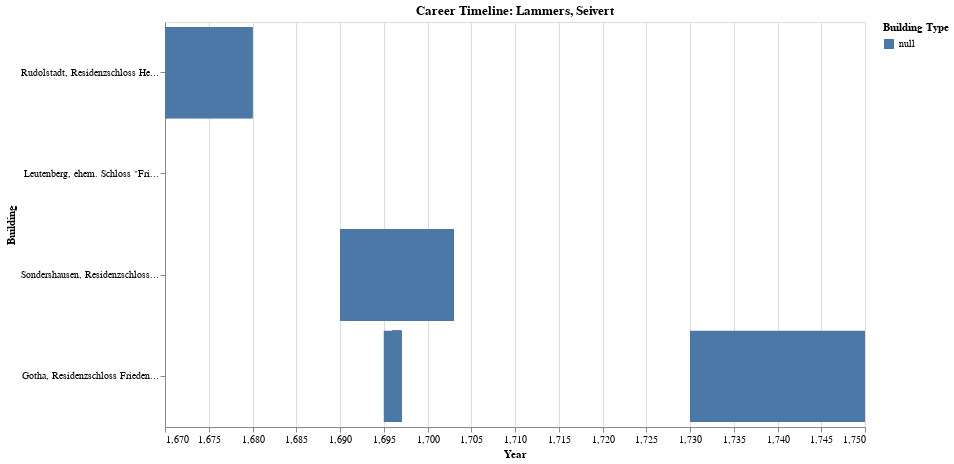
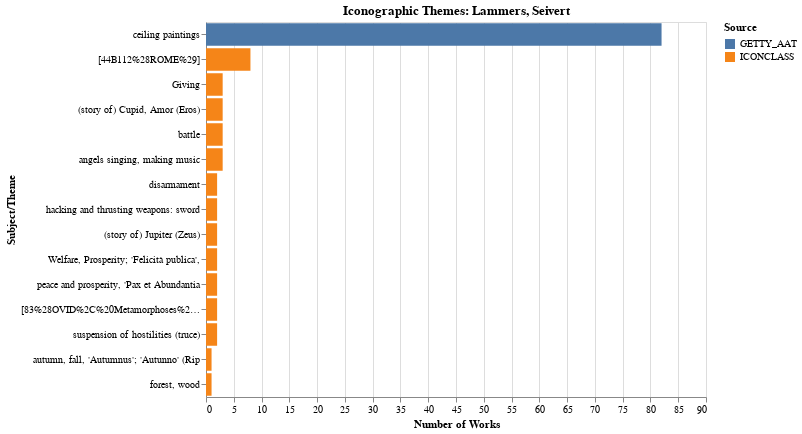

Here is the notebook cell these charts were saved with, in order:
### Code cell
# =============================================================================
# Explore Another Painter (Change name here!)
# =============================================================================

# 👇 CHANGE THIS NAME to explore a different painter
EXPLORE_PAINTER = PAINTER_LIST[1] if len(PAINTER_LIST) > 1 else PAINTER_LIST[0] if PAINTER_LIST else None

if EXPLORE_PAINTER:
    works = generate_painter_cv(EXPLORE_PAINTER)
    print("\n")
    visualize_painter_timeline(EXPLORE_PAINTER)
    visualize_painter_subjects(EXPLORE_PAINTER)

### Figure 1 — Vega-Lite specification as saved in the notebook (floating-point values rounded to 4 significant figures)
{"config": {"view": {"continuousWidth": 300, "continuousHeight": 300}}, "data": {"name": "data-3f573a20452ed50c7c5567b9c7a7fde4"}, "mark": {"type": "bar"}, "encoding": {"color": {"field": "building_function", "title": "Building Type", "type": "nominal"}, "tooltip": [{"field": "label", "type": "nominal"}, {"field": "building_name", "type": "nominal"}, {"field": "building_function", "type": "quantitative"}, {"field": "location_state", "type": "nominal"}, {"field": "year_start", "type": "quantitative"}, {"field": "year_end", "type": "quantitative"}], "x": {"field": "year_start", "scale": {"zero": false}, "title": "Year", "type": "quantitative"}, "x2": {"field": "year_end"}, "y": {"field": "building_short", "sort": {"field": "year_start"}, "title": "Building", "type": "nominal"}}, "height": 405, "title": "Career Timeline: Lammers, Seivert", "width": 700, "$schema": "https://vega.github.io/schema/vega-lite/v6.1.0.json", "datasets": {"data-3f573a20452ed50c7c5567b9c7a7fde4": [{"label": "Joseph und das Weib des Potiphar", "year_start": 1670, "year_end": 1680, "building_name": "Rudolstadt, Residenzschloss Heidecksburg", "building_function": null, "location_state": "Thüringen", "duration": 11, "building_short": "Rudolstadt, Residenzschloss He..."}, {"label": "Joseph wird vom Pharao erhoben", "year_start": 1670, "year_end": 1680, "building_name": "Rudolstadt, Residenzschloss Heidecksburg", "building_function": null, "location_state": "Thüringen", "duration": 11, "building_short": "Rudolstadt, Residenzschloss He..."}, {"label": "Joseph deutet den Traum des Mundschenks und den Traum des Bäckers", "year_start": 1670, "year_end": 1680, "building_name": "Rudolstadt, Residenzschloss Heidecksburg", "building_function": null, "location_state": "Thüringen", "duration": 11, "building_short": "Rudolstadt, Residenzschloss He..."}, {"label": "Die Wandmalerei des Fürstenzimmers", "year_start": 1688, "year_end": 1688, "building_name": "Leutenberg, ehem. Schloss \"Friedensburg\"", "building_function": null, "location_state": "Thüringen", "duration": 1, "building_short": "Leutenberg, ehem. Schloss \"Fri..."}, {"label": "Die Malerei in der Voute - Ermordung Caesars", "year_start": 1690, "year_end": 1703, "building_name": "Sondershausen, Residenzschloss", "building_function": null, "location_state": "Thüringen", "duration": 14, "building_short": "Sondershausen, Residenzschloss..."}, {"label": "Tiberius", "year_start": 1690, "year_end": 1703, "building_name": "Sondershausen, Residenzschloss", "building_function": null, "location_state": "Thüringen", "duration": 14, "building_short": "Sondershausen, Residenzschloss..."}, {"label": "Die Malerei in der Voute - Achilles und Cygnus", "year_start": 1690, "year_end": 1703, "building_name": "Sondershausen, Residenzschloss", "building_function": null, "location_state": "Thüringen", "duration": 14, "building_short": "Sondershausen, Residenzschloss..."}, {"label": "Otho", "year_start": 1690, "year_end": 1703, "building_name": "Sondershausen, Residenzschloss", "building_function": null, "location_state": "Thüringen", "duration": 14, "building_short": "Sondershausen, Residenzschloss..."}, {"label": "Die Malerei in der Voute - Thetis bei Vulkan", "year_start": 1690, "year_end": 1703, "building_name": "Sondershausen, Residenzschloss", "building_function": null, "location_state": "Thüringen", "duration": 14, "building_short": "Sondershausen, Residenzschloss..."}, {"label": "Die Bilder in den Kassetten - Apoll und Cyparissus", "year_start": 1690, "year_end": 1703, "building_name": "Sondershausen, Residenzschloss", "building_function": null, "location_state": "Thüringen", "duration": 14, "building_short": "Sondershausen, Residenzschloss..."}, {"label": "Die Bilder in den Kassetten - Apoll tötet Python", "year_start": 1690, "year_end": 1703, "building_name": "Sondershausen, Residenzschloss", "building_function": null, "location_state": "Thüringen", "duration": 14, "building_short": "Sondershausen, Residenzschloss..."}, {"label": "Die Malerei in der Voute - Minos und Scylla", "year_start": 1690, "year_end": 1703, "building_name": "Sondershausen, Residenzschloss", "building_function": null, "location_state": "Thüringen", "duration": 14, "building_short": "Sondershausen, Residenzschloss..."}, {"label": "Die Bilder in den Kassetten - Cephalus und Procris", "year_start": 1690, "year_end": 1703, "building_name": "Sondershausen, Residenzschloss", "building_function": null, "location_state": "Thüringen", "duration": 14, "building_short": "Sondershausen, Residenzschloss..."}, {"label": "Die Bildern in den Kassetten - Meleager und Atalante auf der Jagd", "year_start": 1690, "year_end": 1703, "building_name": "Sondershausen, Residenzschloss", "building_function": null, "location_state": "Thüringen", "duration": 14, "building_short": "Sondershausen, Residenzschloss..."}, {"label": "Die Malerei in der Voute - Das Eiserne Zeitalter", "year_start": 1690, "year_end": 1703, "building_name": "Sondershausen, Residenzschloss", "building_function": null, "location_state": "Thüringen", "duration": 14, "building_short": "Sondershausen, Residenzschloss..."}, {"label": "Die Bilder in den Kassetten - Tod der Procris", "year_start": 1690, "year_end": 1703, "building_name": "Sondershausen, Residenzschloss", "building_function": null, "location_state": "Thüringen", "duration": 14, "building_short": "Sondershausen, Residenzschloss..."}, {"label": "Die Malerei in der Voute - Herkules bei Omphale", "year_start": 1690, "year_end": 1703, "building_name": "Sondershausen, Residenzschloss", "building_function": null, "location_state": "Thüringen", "duration": 14, "building_short": "Sondershausen, Residenzschloss..."}, {"label": "Die Malerei in der Voute - Apoll tötet Achilles", "year_start": 1690, "year_end": 1703, "building_name": "Sondershausen, Residenzschloss", "building_function": null, "location_state": "Thüringen", "duration": 14, "building_short": "Sondershausen, Residenzschloss..."}, {"label": "Die Bildern in den Kassetten - Meleager und Atalante (Trophäe)", "year_start": 1690, "year_end": 1703, "building_name": "Sondershausen, Residenzschloss", "building_function": null, "location_state": "Thüringen", "duration": 14, "building_short": "Sondershausen, Residenzschloss..."}, {"label": "Die Bilder in den Kassetten - Aurora und Jupiter", "year_start": 1690, "year_end": 1703, "building_name": "Sondershausen, Residenzschloss", "building_function": null, "location_state": "Thüringen", "duration": 14, "building_short": "Sondershausen, Residenzschloss..."}, {"label": "Die Malerei in der Voute - Nessus raubt Deianira", "year_start": 1690, "year_end": 1703, "building_name": "Sondershausen, Residenzschloss", "building_function": null, "location_state": "Thüringen", "duration": 14, "building_short": "Sondershausen, Residenzschloss..."}, {"label": "Claudius", "year_start": 1690, "year_end": 1703, "building_name": "Sondershausen, Residenzschloss", "building_function": null, "location_state": "Thüringen", "duration": 14, "building_short": "Sondershausen, Residenzschloss..."}, {"label": "Caligula", "year_start": 1690, "year_end": 1703, "building_name": "Sondershausen, Residenzschloss", "building_function": null, "location_state": "Thüringen", "duration": 14, "building_short": "Sondershausen, Residenzschloss..."}, {"label": "Die Malerei in der Voute - Vulkan überrascht Mars und Venus", "year_start": 1690, "year_end": 1703, "building_name": "Sondershausen, Residenzschloss", "building_function": null, "location_state": "Thüringen", "duration": 14, "building_short": "Sondershausen, Residenzschloss..."}, {"label": "Galba", "year_start": 1690, "year_end": 1703, "building_name": "Sondershausen, Residenzschloss", "building_function": null, "location_state": "Thüringen", "duration": 14, "building_short": "Sondershausen, Residenzschloss..."}, {"label": "Domitian", "year_start": 1690, "year_end": 1703, "building_name": "Sondershausen, Residenzschloss", "building_function": null, "location_state": "Thüringen", "duration": 14, "building_short": "Sondershausen, Residenzschloss..."}, {"label": "Nero", "year_start": 1690, "year_end": 1703, "building_name": "Sondershausen, Residenzschloss", "building_function": null, "location_state": "Thüringen", "duration": 14, "building_short": "Sondershausen, Residenzschloss..."}, {"label": "Die Bilder in den Kassetten - Apoll und Marsyas", "year_start": 1690, "year_end": 1703, "building_name": "Sondershausen, Residenzschloss", "building_function": null, "location_state": "Thüringen", "duration": 14, "building_short": "Sondershausen, Residenzschloss..."}, {"label": "Die Bilder in den Kassetten - Apoll und Daphne", "year_start": 1690, "year_end": 1703, "building_name": "Sondershausen, Residenzschloss", "building_function": null, "location_state": "Thüringen", "duration": 14, "building_short": "Sondershausen, Residenzschloss..."}, {"label": "Die Bilder in den Kassetten - Perseus tötet Medusa", "year_start": 1690, "year_end": 1703, "building_name": "Sondershausen, Residenzschloss", "building_function": null, "location_state": "Thüringen", "duration": 14, "building_short": "Sondershausen, Residenzschloss..."}, {"label": "Titus", "year_start": 1690, "year_end": 1703, "building_name": "Sondershausen, Residenzschloss", "building_function": null, "location_state": "Thüringen", "duration": 14, "building_short": "Sondershausen, Residenzschloss..."}, {"label": "Die Bilder in den Kassetten - Aesacus und Hesperie", "year_start": 1690, "year_end": 1703, "building_name": "Sondershausen, Residenzschloss", "building_function": null, "location_state": "Thüringen", "duration": 14, "building_short": "Sondershausen, Residenzschloss..."}, {"label": "Die Decke und der Fenstersturz im Porzellankabinett", "year_start": 1695, "year_end": 1696, "building_name": "Gotha, Residenzschloss Friedenstein", "building_function": null, "location_state": "Thüringen", "duration": 2, "building_short": "Gotha, Residenzschloss Frieden..."}, {"label": "Allegorie auf die Bändigung des Streits", "year_start": 1696, "year_end": 1697, "building_name": "Gotha, Residenzschloss Friedenstein", "building_function": null, "location_state": "Thüringen", "duration": 2, "building_short": "Gotha, Residenzschloss Frieden..."}, {"label": "Die Lobpreisung Gottes", "year_start": 1696, "year_end": 1697, "building_name": "Gotha, Residenzschloss Friedenstein", "building_function": null, "location_state": "Thüringen", "duration": 2, "building_short": "Gotha, Residenzschloss Frieden..."}, {"label": "Personifikation der Bändigung des Krieges", "year_start": 1696, "year_end": 1697, "building_name": "Gotha, Residenzschloss Friedenstein", "building_function": null, "location_state": "Thüringen", "duration": 2, "building_short": "Gotha, Residenzschloss Frieden..."}, {"label": "Vier Allegorien", "year_start": 1696, "year_end": 1697, "building_name": "Gotha, Residenzschloss Friedenstein", "building_function": null, "location_state": "Thüringen", "duration": 2, "building_short": "Gotha, Residenzschloss Frieden..."}, {"label": "Allegorie auf die gute Regierung Friedrichs II. von Sachsen-Gotha-Altenburg", "year_start": 1696, "year_end": 1697, "building_name": "Gotha, Residenzschloss Friedenstein", "building_function": null, "location_state": "Thüringen", "duration": 2, "building_short": "Gotha, Residenzschloss Frieden..."}, {"label": "Personifikation des Friedens", "year_start": 1696, "year_end": 1697, "building_name": "Gotha, Residenzschloss Friedenstein", "building_function": null, "location_state": "Thüringen", "duration": 2, "building_short": "Gotha, Residenzschloss Frieden..."}, {"label": "Allegorie auf die friedensbringende Herrschaft des Hauses Sachsen-Gotha-Altenburg", "year_start": 1696, "year_end": 1697, "building_name": "Gotha, Residenzschloss Friedenstein", "building_function": null, "location_state": "Thüringen", "duration": 2, "building_short": "Gotha, Residenzschloss Frieden..."}, {"label": "Die vier Evangelisten", "year_start": 1696, "year_end": 1697, "building_name": "Gotha, Residenzschloss Friedenstein", "building_function": null, "location_state": "Thüringen", "duration": 2, "building_short": "Gotha, Residenzschloss Frieden..."}, {"label": "Die 24 Ältesten vor dem Thron Gottes", "year_start": 1696, "year_end": 1697, "building_name": "Gotha, Residenzschloss Friedenstein", "building_function": null, "location_state": "Thüringen", "duration": 2, "building_short": "Gotha, Residenzschloss Frieden..."}, {"label": "Personifikation des Wohlstandes", "year_start": 1696, "year_end": 1697, "building_name": "Gotha, Residenzschloss Friedenstein", "building_function": null, "location_state": "Thüringen", "duration": 2, "building_short": "Gotha, Residenzschloss Frieden..."}, {"label": "6 musizierende Engel", "year_start": 1696, "year_end": 1697, "building_name": "Gotha, Residenzschloss Friedenstein", "building_function": null, "location_state": "Thüringen", "duration": 2, "building_short": "Gotha, Residenzschloss Frieden..."}, {"label": "Ein Gesandter übergibt einem Fürsten ein Schreiben", "year_start": 1697, "year_end": 1697, "building_name": "Gotha, Residenzschloss Friedenstein", "building_function": null, "location_state": "Thüringen", "duration": 1, "building_short": "Gotha, Residenzschloss Frieden..."}, {"label": "Mann (Jesus) mit Laubzweig", "year_start": 1697, "year_end": 1697, "building_name": "Gotha, Residenzschloss Friedenstein", "building_function": null, "location_state": "Thüringen", "duration": 1, "building_short": "Gotha, Residenzschloss Frieden..."}, {"label": "Die Decke im Betkabinett", "year_start": 1697, "year_end": 1697, "building_name": "Gotha, Residenzschloss Friedenstein", "building_function": null, "location_state": "Thüringen", "duration": 1, "building_short": "Gotha, Residenzschloss Frieden..."}, {"label": "Der Herrschaftsantritt Herzogs Friedrich II. von Sachsen-Gotha-Altenburg", "year_start": 1697, "year_end": 1697, "building_name": "Gotha, Residenzschloss Friedenstein", "building_function": null, "location_state": "Thüringen", "duration": 1, "building_short": "Gotha, Residenzschloss Frieden..."}, {"label": "Ein angeketteter Hund und ein vorbeiziehendes Schaf", "year_start": 1697, "year_end": 1697, "building_name": "Gotha, Residenzschloss Friedenstein", "building_function": null, "location_state": "Thüringen", "duration": 1, "building_short": "Gotha, Residenzschloss Frieden..."}, {"label": "Ein kniender Fürst erhält aus dem Himmel ein Schwert", "year_start": 1697, "year_end": 1697, "building_name": "Gotha, Residenzschloss Friedenstein", "building_function": null, "location_state": "Thüringen", "duration": 1, "building_short": "Gotha, Residenzschloss Frieden..."}, {"label": "Schlafende Frau, von einem Mann (Jesus?) überrascht", "year_start": 1697, "year_end": 1697, "building_name": "Gotha, Residenzschloss Friedenstein", "building_function": null, "location_state": "Thüringen", "duration": 1, "building_short": "Gotha, Residenzschloss Frieden..."}, {"label": "Der gute Gärtner – Mann mit ausschlagendem Stab", "year_start": 1697, "year_end": 1697, "building_name": "Gotha, Residenzschloss Friedenstein", "building_function": null, "location_state": "Thüringen", "duration": 1, "building_short": "Gotha, Residenzschloss Frieden..."}, {"label": "Lichtung im Wald", "year_start": 1697, "year_end": 1697, "building_name": "Gotha, Residenzschloss Friedenstein", "building_function": null, "location_state": "Thüringen", "duration": 1, "building_short": "Gotha, Residenzschloss Frieden..."}, {"label": "Ein kniender Fürst betet vor einem Brandopfer", "year_start": 1697, "year_end": 1697, "building_name": "Gotha, Residenzschloss Friedenstein", "building_function": null, "location_state": "Thüringen", "duration": 1, "building_short": "Gotha, Residenzschloss Frieden..."}, {"label": "Eine kniende Gestalt auf einer Säule", "year_start": 1697, "year_end": 1697, "building_name": "Gotha, Residenzschloss Friedenstein", "building_function": null, "location_state": "Thüringen", "duration": 1, "building_short": "Gotha, Residenzschloss Frieden..."}, {"label": "Mann blickt durch ein Fernrohr in einen Wald", "year_start": 1697, "year_end": 1697, "building_name": "Gotha, Residenzschloss Friedenstein", "building_function": null, "location_state": "Thüringen", "duration": 1, "building_short": "Gotha, Residenzschloss Frieden..."}, {"label": "Der Hl. Donatus im Unwetter", "year_start": 1697, "year_end": 1697, "building_name": "Gotha, Residenzschloss Friedenstein", "building_function": null, "location_state": "Thüringen", "duration": 1, "building_short": "Gotha, Residenzschloss Frieden..."}, {"label": "Die Decke über dem Altar", "year_start": 1697, "year_end": 1697, "building_name": "Gotha, Residenzschloss Friedenstein", "building_function": null, "location_state": "Thüringen", "duration": 1, "building_short": "Gotha, Residenzschloss Frieden..."}, {"label": "Berittener und Mann mit Zweig vor Baum", "year_start": 1697, "year_end": 1697, "building_name": "Gotha, Residenzschloss Friedenstein", "building_function": null, "location_state": "Thüringen", "duration": 1, "building_short": "Gotha, Residenzschloss Frieden..."}, {"label": "Ein Schwert wird über einem Baum zerbrochen", "year_start": 1697, "year_end": 1697, "building_name": "Gotha, Residenzschloss Friedenstein", "building_function": null, "location_state": "Thüringen", "duration": 1, "building_short": "Gotha, Residenzschloss Frieden..."}, {"label": "Plünderung eines Tempels", "year_start": 1697, "year_end": 1697, "building_name": "Gotha, Residenzschloss Friedenstein", "building_function": null, "location_state": "Thüringen", "duration": 1, "building_short": "Gotha, Residenzschloss Frieden..."}, {"label": "Gott verheißt Abraham seinen Bund", "year_start": 1697, "year_end": 1697, "building_name": "Gotha, Residenzschloss Friedenstein", "building_function": null, "location_state": "Thüringen", "duration": 1, "building_short": "Gotha, Residenzschloss Frieden..."}, {"label": "Bündnis zweier Fürsten", "year_start": 1697, "year_end": 1697, "building_name": "Gotha, Residenzschloss Friedenstein", "building_function": null, "location_state": "Thüringen", "duration": 1, "building_short": "Gotha, Residenzschloss Frieden..."}, {"label": "Eine Waldlandschaft mit Obelisk", "year_start": 1697, "year_end": 1697, "building_name": "Gotha, Residenzschloss Friedenstein", "building_function": null, "location_state": "Thüringen", "duration": 1, "building_short": "Gotha, Residenzschloss Frieden..."}, {"label": "Sechs Personen tafeln unter einem Baum", "year_start": 1697, "year_end": 1697, "building_name": "Gotha, Residenzschloss Friedenstein", "building_function": null, "location_state": "Thüringen", "duration": 1, "building_short": "Gotha, Residenzschloss Frieden..."}, {"label": "Löschen eines brennenden Hauses, darüber Hand mit Lorbeerzweig", "year_start": 1697, "year_end": 1697, "building_name": "Gotha, Residenzschloss Friedenstein", "building_function": null, "location_state": "Thüringen", "duration": 1, "building_short": "Gotha, Residenzschloss Frieden..."}, {"label": "Betender Mann, der von göttlicher Hand einen Gegenstand empfängt", "year_start": 1697, "year_end": 1697, "building_name": "Gotha, Residenzschloss Friedenstein", "building_function": null, "location_state": "Thüringen", "duration": 1, "building_short": "Gotha, Residenzschloss Frieden..."}, {"label": "Zwei Engel mit Palmzweigen vor einem geschlossenen Sarg", "year_start": 1697, "year_end": 1697, "building_name": "Gotha, Residenzschloss Friedenstein", "building_function": null, "location_state": "Thüringen", "duration": 1, "building_short": "Gotha, Residenzschloss Frieden..."}, {"label": "Der barmherzige Samariter", "year_start": 1697, "year_end": 1697, "building_name": "Gotha, Residenzschloss Friedenstein", "building_function": null, "location_state": "Thüringen", "duration": 1, "building_short": "Gotha, Residenzschloss Frieden..."}, {"label": "Eine kniende Frau, die zu einer Taube mit Ölzweig emporblickt", "year_start": 1697, "year_end": 1697, "building_name": "Gotha, Residenzschloss Friedenstein", "building_function": null, "location_state": "Thüringen", "duration": 1, "building_short": "Gotha, Residenzschloss Frieden..."}, {"label": "Vor einer Küste ankerndes Schiff", "year_start": 1697, "year_end": 1697, "building_name": "Gotha, Residenzschloss Friedenstein", "building_function": null, "location_state": "Thüringen", "duration": 1, "building_short": "Gotha, Residenzschloss Frieden..."}, {"label": "Ein Wolfsrudel überfällt ein Schafsgatter", "year_start": 1697, "year_end": 1697, "building_name": "Gotha, Residenzschloss Friedenstein", "building_function": null, "location_state": "Thüringen", "duration": 1, "building_short": "Gotha, Residenzschloss Frieden..."}, {"label": "Ein sitzender Patriarch übergibt einem jüngeren Mann ein Buch", "year_start": 1697, "year_end": 1697, "building_name": "Gotha, Residenzschloss Friedenstein", "building_function": null, "location_state": "Thüringen", "duration": 1, "building_short": "Gotha, Residenzschloss Frieden..."}, {"label": "Gefechtsdarstellungen an der Ostwand", "year_start": 1698, "year_end": 1698, "building_name": "Leutenberg, ehem. Schloss \"Friedensburg\"", "building_function": null, "location_state": "Thüringen", "duration": 1, "building_short": "Leutenberg, ehem. Schloss \"Fri..."}, {"label": "Das Schlachtengemälde an der Südwand", "year_start": 1698, "year_end": 1698, "building_name": "Leutenberg, ehem. Schloss \"Friedensburg\"", "building_function": null, "location_state": "Thüringen", "duration": 1, "building_short": "Leutenberg, ehem. Schloss \"Fri..."}, {"label": "Allegorie auf den siegreichen Erbprinzen Ludwig Friedrich", "year_start": 1698, "year_end": 1698, "building_name": "Leutenberg, ehem. Schloss \"Friedensburg\"", "building_function": null, "location_state": "Thüringen", "duration": 1, "building_short": "Leutenberg, ehem. Schloss \"Fri..."}, {"label": "Allegorie auf die Eintracht von Albert Anton und Aemilie Juliane", "year_start": 1698, "year_end": 1698, "building_name": "Leutenberg, ehem. Schloss \"Friedensburg\"", "building_function": null, "location_state": "Thüringen", "duration": 1, "building_short": "Leutenberg, ehem. Schloss \"Fri..."}, {"label": "Genreszenen an der Westwand - Packesel", "year_start": 1698, "year_end": 1698, "building_name": "Leutenberg, ehem. Schloss \"Friedensburg\"", "building_function": null, "location_state": "Thüringen", "duration": 1, "building_short": "Leutenberg, ehem. Schloss \"Fri..."}, {"label": "Genreszenen an der Westwand - Marketenderin", "year_start": 1698, "year_end": 1698, "building_name": "Leutenberg, ehem. Schloss \"Friedensburg\"", "building_function": null, "location_state": "Thüringen", "duration": 1, "building_short": "Leutenberg, ehem. Schloss \"Fri..."}, {"label": "Die Wandmalerei im Schlachtensaal", "year_start": 1698, "year_end": 1698, "building_name": "Leutenberg, ehem. Schloss \"Friedensburg\"", "building_function": null, "location_state": "Thüringen", "duration": 1, "building_short": "Leutenberg, ehem. Schloss \"Fri..."}, {"label": "Der barmherzige Samariter", "year_start": 1730, "year_end": 1750, "building_name": "Gotha, Residenzschloss Friedenstein", "building_function": null, "location_state": "Thüringen", "duration": 21, "building_short": "Gotha, Residenzschloss Frieden..."}]}}

### Figure 2 — Vega-Lite specification as saved in the notebook (floating-point values rounded to 4 significant figures)
{"config": {"view": {"continuousWidth": 300, "continuousHeight": 300}}, "data": {"name": "data-796b91444d3ffb903ac1d1fc18d55d3a"}, "mark": {"type": "bar"}, "encoding": {"color": {"field": "subject_source", "title": "Source", "type": "nominal"}, "tooltip": [{"field": "subject_label", "type": "nominal"}, {"field": "subject_source", "type": "nominal"}, {"field": "count", "type": "quantitative"}], "x": {"field": "count", "title": "Number of Works", "type": "quantitative"}, "y": {"field": "subject_short", "sort": "-x", "title": "Subject/Theme", "type": "nominal"}}, "height": 375, "title": "Iconographic Themes: Lammers, Seivert", "width": 500, "$schema": "https://vega.github.io/schema/vega-lite/v6.1.0.json", "datasets": {"data-796b91444d3ffb903ac1d1fc18d55d3a": [{"subject_label": "ceiling paintings", "subject_source": "GETTY_AAT", "count": 82, "subject_short": "ceiling paintings"}, {"subject_label": "[44B112%28ROME%29]", "subject_source": "ICONCLASS", "count": 8, "subject_short": "[44B112%28ROME%29]"}, {"subject_label": "Giving", "subject_source": "ICONCLASS", "count": 3, "subject_short": "Giving"}, {"subject_label": "(story of) Cupid, Amor (Eros)", "subject_source": "ICONCLASS", "count": 3, "subject_short": "(story of) Cupid, Amor (Eros)"}, {"subject_label": "battle", "subject_source": "ICONCLASS", "count": 3, "subject_short": "battle"}, {"subject_label": "angels singing, making music", "subject_source": "ICONCLASS", "count": 3, "subject_short": "angels singing, making music"}, {"subject_label": "disarmament", "subject_source": "ICONCLASS", "count": 2, "subject_short": "disarmament"}, {"subject_label": "hacking and thrusting weapons: sword", "subject_source": "ICONCLASS", "count": 2, "subject_short": "hacking and thrusting weapons: sword"}, {"subject_label": "(story of) Jupiter (Zeus)", "subject_source": "ICONCLASS", "count": 2, "subject_short": "(story of) Jupiter (Zeus)"}, {"subject_label": "Welfare, Prosperity; 'Felicità publica', 'Prosperità della vita', 'Salute' (Ripa)", "subject_source": "ICONCLASS", "count": 2, "subject_short": "Welfare, Prosperity; 'Felicità publica',"}, {"subject_label": "peace and prosperity, 'Pax et Abundantia'", "subject_source": "ICONCLASS", "count": 2, "subject_short": "peace and prosperity, 'Pax et Abundantia"}, {"subject_label": "[83%28OVID%2C%20Metamorphoses%20VIII%3A329-375%29]", "subject_source": "ICONCLASS", "count": 2, "subject_short": "[83%28OVID%2C%20Metamorphoses%20VIII%3A3"}, {"subject_label": "suspension of hostilities (truce)", "subject_source": "ICONCLASS", "count": 2, "subject_short": "suspension of hostilities (truce)"}, {"subject_label": "autumn, fall, 'Autumnus'; 'Autunno' (Ripa)", "subject_source": "ICONCLASS", "count": 1, "subject_short": "autumn, fall, 'Autumnus'; 'Autunno' (Rip"}, {"subject_label": "forest, wood", "subject_source": "ICONCLASS", "count": 1, "subject_short": "forest, wood"}]}}
